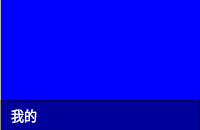
      <widget class="QFrame" name="frame_4">
       <property name="minimumSize">
        <size>
         <width>200</width>
         <height>130</height>
        </size>
       </property>
       <property name="maximumSize">
        <size>
         <width>200</width>
         <height>130</height>
        </size>
       </property>
       <property name="styleSheet">
        <string notr="true"/>
       </property>
       <property name="frameShape">
        <enum>QFrame::StyledPanel</enum>
       </property>
       <property name="frameShadow">
        <enum>QFrame::Raised</enum>
       </property>
       <widget class="QLabel" name="mine_camera_label">
        <property name="geometry">
         <rect>
          <x>1</x>
          <y>0</y>
          <width>199</width>
          <height>130</height>
         </rect>
        </property>
        <property name="styleSheet">
         <string notr="true">QFrame {
	border:none;
	background: blue;
}</string>
        </property>
        <property name="text">
         <string/>
        </property>
       </widget>
       <widget class="QFrame" name="frame_5">
        <property name="geometry">
         <rect>
          <x>0</x>
          <y>100</y>
          <width>200</width>
          <height>39</height>
         </rect>
        </property>
        <property name="styleSheet">
         <string notr="true">QFrame {
	border-left: 1px solid #E8ECEC;
	background-color: rgba(0, 0, 0, 100);
}</string>
        </property>
        <property name="frameShape">
         <enum>QFrame::StyledPanel</enum>
        </property>
        <property name="frameShadow">
         <enum>QFrame::Raised</enum>
        </property>
        <layout class="QHBoxLayout" name="horizontalLayout_2">
         <property name="spacing">
          <number>0</number>
         </property>
         <property name="leftMargin">
          <number>10</number>
         </property>
         <property name="topMargin">
          <number>0</number>
         </property>
         <property name="rightMargin">
          <number>10</number>
         </property>
         <property name="bottomMargin">
          <number>10</number>
         </property>
         <item>
          <widget class="QLabel" name="label_9">
           <property name="font">
            <font>
             <family>微软雅黑</family>
             <pointsize>10</pointsize>
            </font>
           </property>
           <property name="styleSheet">
            <string notr="true">QLabel {
	border: none;
	background: none;
	color: #ffffff;
}</string>
           </property>
           <property name="text">
            <string>我的</string>
           </property>
          </widget>
         </item>
         <item>
          <spacer name="horizontalSpacer_6">
           <property name="orientation">
            <enum>Qt::Horizontal</enum>
           </property>
           <property name="sizeHint" stdset="0">
            <size>
             <width>40</width>
             <height>20</height>
            </size>
           </property>
          </spacer>
         </item>
         <item>
          <widget class="QPushButton" name="pushButton_7">
           <property name="minimumSize">
            <size>
             <width>20</width>
             <height>0</height>
            </size>
           </property>
           <property name="cursor">
            <cursorShape>PointingHandCursor</cursorShape>
           </property>
           <property name="styleSheet">
            <string notr="true">QPushButton {
	background: none;
	border: none;
}</string>
           </property>
           <property name="text">
            <string/>
           </property>
           <property name="icon">
            <iconset>
             <activeoff>:/button/Resources/material/button/voice.png</activeoff>
             <activeon>:/button/Resources/material/button/voice_close.png</activeon>
            </iconset>
           </property>
           <property name="iconSize">
            <size>
             <width>15</width>
             <height>15</height>
            </size>
           </property>
           <property name="checkable">
            <bool>true</bool>
           </property>
          </widget>
         </item>
        </layout>
       </widget>
      </widget>
